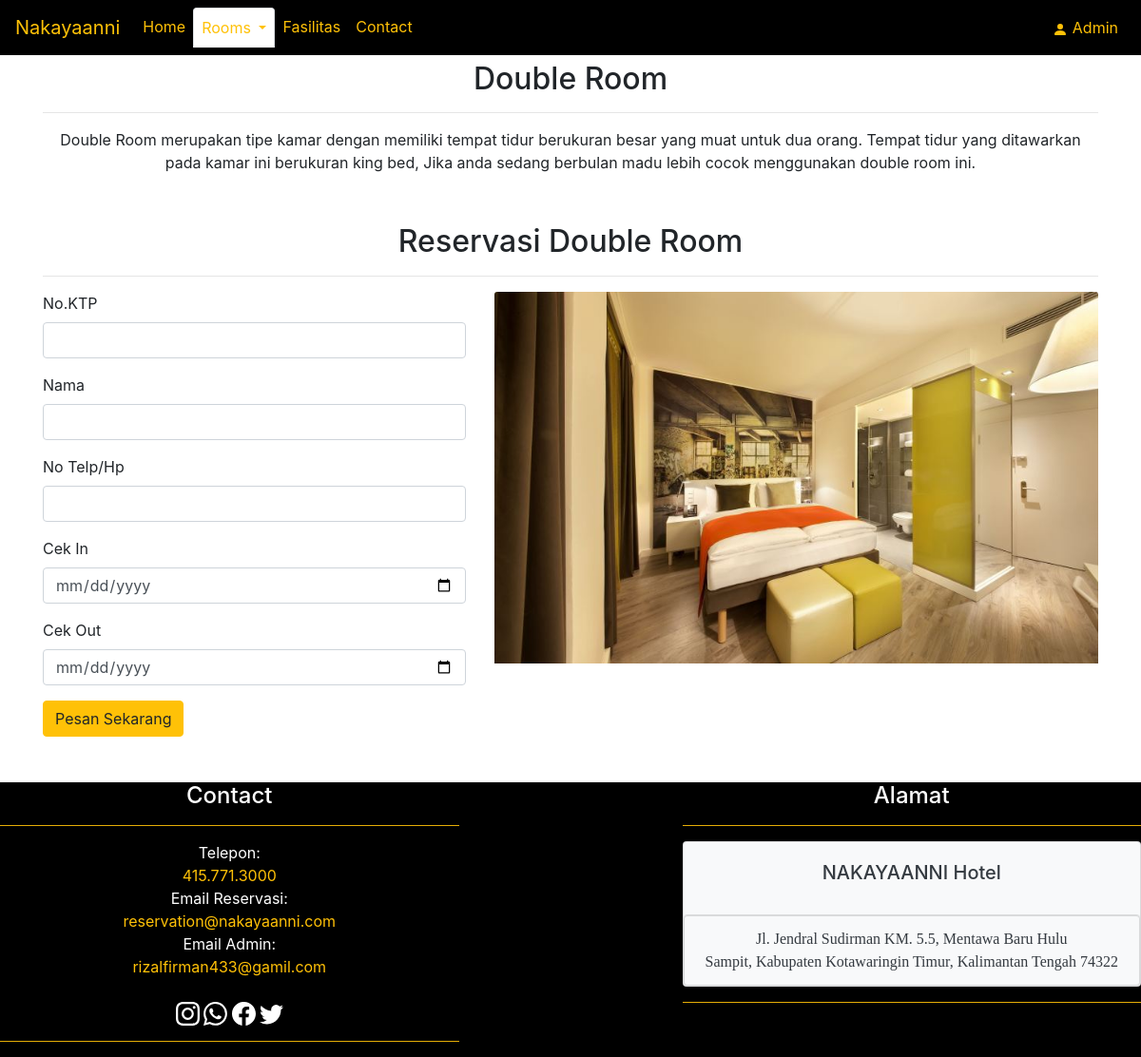
/room/dblroom.php, run on the app's committed database.
### tables this page shows
CREATE TABLE `tb_infokamar` (
  `id_infokamar` int(2) NOT NULL,
  `id_room` int(2) NOT NULL,
  `nama_room` varchar(30) NOT NULL,
  `gambar` varchar(100) NOT NULL,
  `keterangan` varchar(500) NOT NULL
);

CREATE TABLE `tb_room` (
  `id_room` int(2) NOT NULL,
  `nama_room` varchar(30) NOT NULL
);

CREATE TABLE `tb_footer` (
  `id_footer` int(2) NOT NULL,
  `telepon` varchar(20) NOT NULL,
  `emailreservasi` varchar(30) NOT NULL,
  `emailadmin` varchar(30) NOT NULL,
  `alamat` varchar(100) NOT NULL,
  `kota` varchar(100) NOT NULL
);

### function.php (called while the page is built, shortened)
<?php
    require("connect.php");
    function room($id)
    {
        global $conn;
        $query = "SELECT r.id_room AS 'idr', r.nama_room AS 'nr', ik.id_infokamar AS 'idik', ik.nama_room AS 'nir', ik.gambar AS 'gambar', ik.keterangan AS 'ket' FROM tb_room AS r INNER JOIN tb_infokamar AS ik ON (r.id_room = ik.id_room) WHERE r.id_room = '$id'";
        $result = mysqli_query($conn, $query);
        $rows = [];
        while ($row = mysqli_fetch_assoc($result)) {
            $rows[] = $row;
        }
        return $rows;
    }
?>

### room/dblroom.php (the view, shortened to what this page needs)
<?php
    require("../connect.php");
    require("../function.php");
    $room4 = room('4');
?>
<!DOCTYPE html>
<html lang="en">
    <head>
        <link rel="stylesheet" href="https://cdn.jsdelivr.net/npm/bootstrap@4.6.1/dist/css/bootstrap.min.css">
        <link rel="stylesheet" href="https://stackpath.bootstrapcdn.com/bootstrap/4.2.1/css/bootstrap.min.css">
    </head>
    <body>
        <nav class="navbar navbar-expand-lg fixed-top" style="background-color: #000000;">
            <a class="navbar-brand text-warning" href="../index.php">Nakayaanni</a>
            <div class="collapse navbar-collapse" id="navbarNavDropdown">
                <ul class="navbar-nav mr-auto mt-2 mt-lg-0">
                    <li class="nav-pills">
                        <a class="nav-link text-warning" href="../index.php">Home<span class="sr-only">(current)</span></a>
                    </li>
                    <li class="nav-tabs dropdown">
                        <a class="nav-link active dropdown-toggle text-warning" href="#" id="navbarDropdownMenuLink" role="button" data-toggle="dropdown" aria-expanded="false">
                        Rooms
                        </a>
                    </li>
                    <li class="nav-pills">
                        <a class="nav-link text-warning" href="../fasilitas.php">Fasilitas</a>
                    </li>
                    <li class="nav-pills">
                        <a class="nav-link text-warning" href="../contact.php">Contact</a>
                    </li>
                </ul>
                <ul class="navbar-nav my-2 my-lg-0">
                    <li class="nav-pills">
                        <a class="nav-link text-warning" href="../admin/daftar/login.php">
                            <svg xmlns="http://www.w3.org/2000/svg" width="16" height="16" fill="currentColor" class="bi bi-person-fill" viewBox="0 0 16 16">
                                <path d="M3 14s-1 0-1-1 1-4 6-4 6 3 6 4-1 1-1 1H3zm5-6a3 3 0 1 0 0-6 3 3 0 0 0 0 6z"/>
                            </svg>
                            Admin
                        </a>
                    </li>
                </ul>
            </div>
        </nav>
        <?php foreach ($room4 as $hasil) { ?>
        <section>
            <div class="jumbotron jumbotron-fluid pb-1 bg-white">
                <div class="container text-center">
                    <div class="row">
                        <div class="col text-center">
                            <h2><?php echo $hasil['nr']; ?></h2>
                            <hr>
                            <p><?php echo $hasil['ket']; ?></p>
                        </div>
                    </div>
                </div>
            </div>
        </section>
        <div class="container">
            <div class="row text-center">
                <div class="col-md stdreser">
                    <h2>Reservasi <?php echo $hasil['nr']; ?></h2>
                    <hr>
                </div>
            </div>
            <div class="row mb-5">
                <div class="col-md-5">
                    <form action="insert.php" method="POST">
                        <div class="form-group">
                            <label for="nik">No.KTP</label>
                            <input type="" class="form-control" id="nik" name="nik" required >
                        </div>
                        <div class="form-group">
                            <label for="nama">Nama</label>
                            <input type="text" class="form-control" id="nama" name="nama" required >
                        </div>
                        <div class="form-group">
                            <label for="no_hp">No Telp/Hp</label>
                            <input type="tel" pattern="^\d{12}$" class="form-control" id="no_hp" name="no_hp" required>
                        </div>
                        <div class="form-group">
                            <label for="cek_in">Cek In</label>
                            <input type="date" class="form-control" id="cek_in" name="cek_in" required>
                        </div>
                        <div class="form-group">
                            <label for="cek_out">Cek Out</label>
                            <input type="date" class="form-control" id="cek_out" name="cek_out" required>
                        </div>
                        <button type="submit" name="submit" class="btn btn-warning">Pesan Sekarang</button>
                    </form>
                </div>
                <div class="col-md-7">
                    <div>
                        <img src="../asset/<?php echo $hasil['gambar']; ?>" class="card-img-top" alt="...">
                    </div>
                </div>
            </div>
        </div>
        <?php } ?>
    </body>
    <footer>
    <?php
        require("../connect.php");
        $sql = "SELECT * FROM tb_footer";
        $hasil = mysqli_query($conn, $sql);
        while($rows = mysqli_fetch_array($hasil)) {
    ?>
        <div class="text-white" style="background-color: #000000;">
            <div class="row mb-8">
                <div class="col-md-5 mr-auto mt-2 mt-lg-0 contactform">
                    <h4 class="text-center">Contact</h4>
                    <hr class="bg-warning">
                    <center>
                        <li style='list-style-type: none;'>Telepon: </li>
                        <li style='list-style-type: none;' class="text-warning"><?php echo $rows["telepon"]; ?></li>
                        <li style='list-style-type: none;'>Email Reservasi: </li>
                        <li style='list-style-type: none;' class="text-warning"><?php echo $rows["emailreservasi"]; ?></li>
                        <li style='list-style-type: none;'>Email Admin:</li>
                        <li style='list-style-type: none;' class="text-warning"><?php echo $rows["emailadmin"]; ?></li>
                        <br>
                        <a href="https://www.instagram.com/rizalfirman_03/" target="_blank" class="text-white">
                        </a>
                        <a href="https://wa.me/6285754730736" target="_blank" class="text-white">
                        </a>
                        <a href="https://www.facebook.com/profile.php?id=100006261495298" target="_blank" class="text-white">
                        </a>
                        <a href="https://twitter.com/yourfullsunday?s=08" target="_blank" class="text-white">
                        </a>
                    </center>
                    <hr class="bg-warning">
                </div>
                <div class="col-md-5 my-2 my-lg-0 contactalamat text-dark">
                    <h4 class="text-center text-white">Alamat</h4>
                    <hr class="bg-warning">
                    <div class="card bg-light mb-3">
                        <div class="card-body">
                            <h5 class="card-title text-center">NAKAYAANNI Hotel</h5>
                        </div>
                        <ul class="list-group text-center">
                            <li class="list-group-item bg-light" style = "font-family:times new roman;">
                                <?php echo $rows["alamat"]; ?><br>
                                <?php echo $rows["kota"]; ?>
                            </li>
                        </ul>
                    </div>
                    <hr class="bg-warning">
                </div>
            </div>
        </div>
    <?php } ?>
    </footer>
</html>

### data on the page
tb_infokamar: id_room.nama_room "Double Room", keterangan "Double Room merupakan tipe kamar dengan memiliki tempat tidur berukuran besar yang muat untuk dua orang. Tempat tidur yang ditawarkan pada kamar ini berukuran king bed, Jika anda sedang berbulan madu lebih cocok menggunakan double room ini.", gambar (picture)
tb_footer: telepon "415.771.3000", emailreservasi "reservation@nakayaanni.com", emailadmin "rizalfirman433@gamil.com", alamat "Jl. Jendral Sudirman KM. 5.5, Mentawa Baru Hulu", kota "Sampit, Kabupaten Kotawaringin Timur, Kalimantan Tengah 74322"
